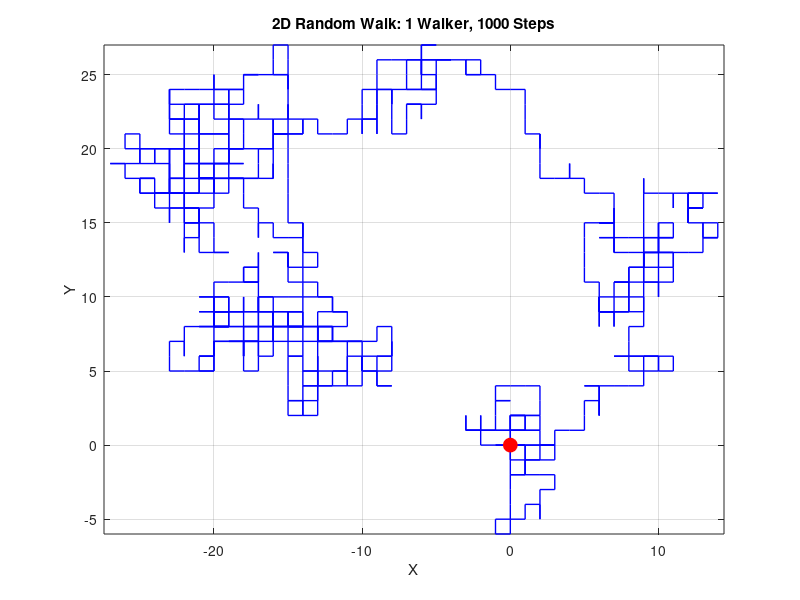

The MATLAB source for this figure:
% Number of steps
n = 1000;

% Initialize position
x = zeros(1, n+1);
y = zeros(1, n+1);

% Perform random walk
for i = 2:n+1
    direction = randi(4); % 1: right, 2: up, 3: left, 4: down
    switch direction
        case 1
            x(i) = x(i-1) + 1;
            y(i) = y(i-1);
        case 2
            x(i) = x(i-1);
            y(i) = y(i-1) + 1;
        case 3
            x(i) = x(i-1) - 1;
            y(i) = y(i-1);
        case 4
            x(i) = x(i-1);
            y(i) = y(i-1) - 1;
    end
end

% Plot trajectory
figure;
plot(x, y, 'b-', 'LineWidth', 1);
hold on;
plot(0, 0, 'ro', 'MarkerSize', 10, 'MarkerFaceColor', 'r'); % Mark original position
xlabel('X');
ylabel('Y');
title('2D Random Walk: 1 Walker, 1000 Steps');
grid on;
axis equal;
